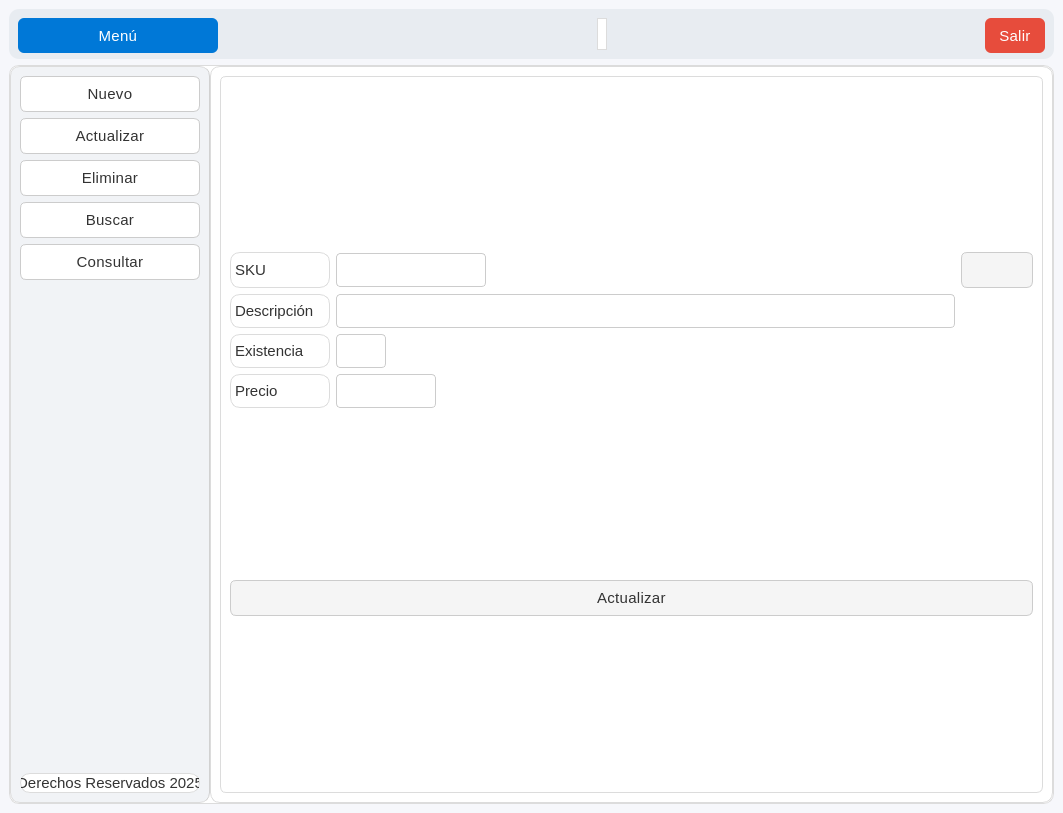
<?xml version="1.0" encoding="UTF-8"?>
<ui version="4.0">
 <class>MainWindow</class>
 <widget class="QMainWindow" name="MainWindow">
  <property name="geometry">
   <rect>
    <x>0</x>
    <y>0</y>
    <width>1063</width>
    <height>813</height>
   </rect>
  </property>
  <property name="windowTitle">
   <string>MainWindow</string>
  </property>
  <property name="styleSheet">
   <string notr="true">/* === Estilo general === */
QMainWindow {
    background-color: #f6f7fb;
    color: #333333;
    font-family: &quot;Segoe UI Variable&quot;, &quot;Roboto&quot;, &quot;Open Sans&quot;, sans-serif;
    font-size: 16px;
    font-weight: 300; /* Más delgada */
}

/* === Frames === */
QFrame {
    background-color: #ffffff;
    border-radius: 10px;
    border: 1px solid #dcdcdc;
}

/* Barra superior */
#frame_superior {
    background-color: #e8ecf1;
    border: none;
}

/* Panel lateral */
#frame_lateral {
    background-color: #f1f3f6;
    border-right: 1px solid #d1d1d1;
}

/* Área principal */
#frame_paginas {
    background-color: #ffffff;
}

/* === Botones === */
QPushButton {
    background-color: #f5f5f5;
    color: #333333;
    border: 1px solid #cccccc;
    border-radius: 6px;
    padding: 8px 14px;
    font-weight: 400;
    font-size: 15px;
    letter-spacing: 0.3px;
}

QPushButton:hover {
    background-color: #0078d7;
    color: #ffffff;
    border: 1px solid #0078d7;
}

QPushButton:pressed {
    background-color: #005a9e;
    color: #ffffff;
    border: 1px solid #005a9e;
}

/* Botón principal (Menú) */
#boton_menu {
    background-color: #0078d7;
    color: white;
    border: none;
    font-weight: 400;
}
#boton_menu:hover {
    background-color: #006cbe;
}
#boton_menu:pressed {
    background-color: #005a9e;
}

/* Botón salir */
#boton_salir {
    background-color: #e74c3c;
    color: white;
    border: none;
}
#boton_salir:hover {
    background-color: #c0392b;
}
#boton_salir:pressed {
    background-color: #a93226;
}

/* === Campos de texto === */
QLineEdit {
    background-color: #ffffff;
    color: #333333;
    border: 1px solid #cccccc;
    border-radius: 4px;
    padding: 6px 8px;
    font-size: 15px;
    font-weight: 300;
}

QLineEdit:focus {
    border: 1px solid #0078d7;
    background-color: #f9fcff;
}

/* === Labels === */
QLabel {
    color: #333333;
    font-weight: 300;
    font-size: 15px;
}

/* Label inferior o secundario */
#label {
    color: #666666;
    font-size: 13px;
    font-style: italic;
}

/* === Stacked Widget === */
QStackedWidget {
    background-color: #ffffff;
    border: 1px solid #dcdcdc;
    border-radius: 6px;
}

/* === Scrollbars === */
QScrollBar:vertical {
    border: none;
    background: #f0f0f0;
    width: 10px;
    border-radius: 4px;
}
QScrollBar::handle:vertical {
    background: #cccccc;
    min-height: 20px;
    border-radius: 4px;
}
QScrollBar::handle:vertical:hover {
    background: #0078d7;
}
QScrollBar::add-line:vertical,
QScrollBar::sub-line:vertical {
    height: 0;
}

/* === Layouts === */
QVBoxLayout, QHBoxLayout {
    spacing: 10px;
}

/* === Botones laterales === */
#boton_agregar, #boton_buscar, #boton_actualizar, #boton_eliminar, #boton_consultar {
    background-color: #ffffff;
    border: 1px solid #cccccc;
    color: #333333;
    font-weight: 400;
    font-size: 15px;
}

#boton_agregar:hover, 
#boton_buscar:hover, 
#boton_actualizar:hover, 
#boton_eliminar:hover,
#boton_consultar:hover {
    background-color: #e8f0fe;
    border: 1px solid #0078d7;
    color: #0078d7;
}

#boton_agregar:pressed, 
#boton_buscar:pressed, 
#boton_actualizar:pressed, 
#boton_eliminar:pressed ,
#boton_consultar:pressed{
    background-color: #cce0ff;
}

/* === Tooltips === */
QToolTip {
    background-color: #ffffff;
    color: #333333;
    border: 1px solid #0078d7;
    padding: 6px;
    border-radius: 4px;
    font-size: 14px;
}</string>
  </property>
  <widget class="QWidget" name="centralwidget">
   <layout class="QVBoxLayout" name="verticalLayout" stretch="1,8">
    <item>
     <widget class="QFrame" name="frame_superior">
      <property name="minimumSize">
       <size>
        <width>0</width>
        <height>50</height>
       </size>
      </property>
      <property name="maximumSize">
       <size>
        <width>16777215</width>
        <height>50</height>
       </size>
      </property>
      <property name="frameShape">
       <enum>QFrame::StyledPanel</enum>
      </property>
      <property name="frameShadow">
       <enum>QFrame::Raised</enum>
      </property>
      <layout class="QHBoxLayout" name="horizontalLayout">
       <item>
        <widget class="QPushButton" name="boton_menu">
         <property name="minimumSize">
          <size>
           <width>200</width>
           <height>35</height>
          </size>
         </property>
         <property name="text">
          <string>Menú</string>
         </property>
         <property name="icon">
          <iconset>
           <normaloff>../resources/imagenes/boton_menu.png</normaloff>../resources/imagenes/boton_menu.png</iconset>
         </property>
         <property name="iconSize">
          <size>
           <width>32</width>
           <height>32</height>
          </size>
         </property>
        </widget>
       </item>
       <item>
        <spacer name="horizontalSpacer">
         <property name="orientation">
          <enum>Qt::Horizontal</enum>
         </property>
         <property name="sizeHint" stdset="0">
          <size>
           <width>330</width>
           <height>20</height>
          </size>
         </property>
        </spacer>
       </item>
       <item>
        <widget class="QLabel" name="label">
         <property name="text">
          <string/>
         </property>
        </widget>
       </item>
       <item>
        <spacer name="horizontalSpacer_2">
         <property name="orientation">
          <enum>Qt::Horizontal</enum>
         </property>
         <property name="sizeHint" stdset="0">
          <size>
           <width>329</width>
           <height>20</height>
          </size>
         </property>
        </spacer>
       </item>
       <item>
        <widget class="QPushButton" name="boton_salir">
         <property name="minimumSize">
          <size>
           <width>0</width>
           <height>35</height>
          </size>
         </property>
         <property name="text">
          <string>Salir</string>
         </property>
         <property name="icon">
          <iconset>
           <normaloff>../resources/imagenes/salir.png</normaloff>../resources/imagenes/salir.png</iconset>
         </property>
         <property name="iconSize">
          <size>
           <width>32</width>
           <height>32</height>
          </size>
         </property>
        </widget>
       </item>
      </layout>
     </widget>
    </item>
    <item>
     <widget class="QFrame" name="frame_central">
      <property name="frameShape">
       <enum>QFrame::StyledPanel</enum>
      </property>
      <property name="frameShadow">
       <enum>QFrame::Raised</enum>
      </property>
      <layout class="QHBoxLayout" name="horizontalLayout_2">
       <property name="spacing">
        <number>0</number>
       </property>
       <property name="leftMargin">
        <number>0</number>
       </property>
       <property name="topMargin">
        <number>0</number>
       </property>
       <property name="rightMargin">
        <number>0</number>
       </property>
       <property name="bottomMargin">
        <number>0</number>
       </property>
       <item>
        <widget class="QFrame" name="frame_lateral">
         <property name="minimumSize">
          <size>
           <width>200</width>
           <height>0</height>
          </size>
         </property>
         <property name="maximumSize">
          <size>
           <width>0</width>
           <height>16777215</height>
          </size>
         </property>
         <property name="frameShape">
          <enum>QFrame::StyledPanel</enum>
         </property>
         <property name="frameShadow">
          <enum>QFrame::Raised</enum>
         </property>
         <layout class="QVBoxLayout" name="verticalLayout_2">
          <item>
           <widget class="QPushButton" name="boton_agregar">
            <property name="text">
             <string>Nuevo</string>
            </property>
            <property name="icon">
             <iconset>
              <normaloff>../resources/imagenes/boton_agregar.png</normaloff>../resources/imagenes/boton_agregar.png</iconset>
            </property>
            <property name="iconSize">
             <size>
              <width>32</width>
              <height>32</height>
             </size>
            </property>
           </widget>
          </item>
          <item>
           <widget class="QPushButton" name="boton_actualizar">
            <property name="text">
             <string>Actualizar</string>
            </property>
            <property name="icon">
             <iconset>
              <normaloff>../resources/imagenes/boton_modificar.png</normaloff>../resources/imagenes/boton_modificar.png</iconset>
            </property>
            <property name="iconSize">
             <size>
              <width>32</width>
              <height>32</height>
             </size>
            </property>
           </widget>
          </item>
          <item>
           <widget class="QPushButton" name="boton_eliminar">
            <property name="text">
             <string>Eliminar</string>
            </property>
            <property name="icon">
             <iconset>
              <normaloff>../resources/imagenes/boton_eliminar.png</normaloff>../resources/imagenes/boton_eliminar.png</iconset>
            </property>
            <property name="iconSize">
             <size>
              <width>32</width>
              <height>32</height>
             </size>
            </property>
           </widget>
          </item>
          <item>
           <widget class="QPushButton" name="boton_buscar">
            <property name="text">
             <string>Buscar</string>
            </property>
            <property name="icon">
             <iconset>
              <normaloff>../resources/imagenes/BUSCAR.png</normaloff>../resources/imagenes/BUSCAR.png</iconset>
            </property>
            <property name="iconSize">
             <size>
              <width>32</width>
              <height>32</height>
             </size>
            </property>
           </widget>
          </item>
          <item>
           <widget class="QPushButton" name="boton_consultar">
            <property name="text">
             <string>Consultar</string>
            </property>
            <property name="icon">
             <iconset>
              <normaloff>../resources/imagenes/boton_consultar.png</normaloff>../resources/imagenes/boton_consultar.png</iconset>
            </property>
            <property name="iconSize">
             <size>
              <width>32</width>
              <height>32</height>
             </size>
            </property>
           </widget>
          </item>
          <item>
           <spacer name="verticalSpacer">
            <property name="orientation">
             <enum>Qt::Vertical</enum>
            </property>
            <property name="sizeHint" stdset="0">
             <size>
              <width>20</width>
              <height>292</height>
             </size>
            </property>
           </spacer>
          </item>
          <item>
           <widget class="QLabel" name="label_mensaje">
            <property name="text">
             <string>Derechos Reservados 2025</string>
            </property>
            <property name="alignment">
             <set>Qt::AlignCenter</set>
            </property>
           </widget>
          </item>
         </layout>
        </widget>
       </item>
       <item>
        <widget class="QFrame" name="frame_paginas">
         <property name="frameShape">
          <enum>QFrame::StyledPanel</enum>
         </property>
         <property name="frameShadow">
          <enum>QFrame::Raised</enum>
         </property>
         <layout class="QVBoxLayout" name="verticalLayout_3">
          <item>
           <widget class="QStackedWidget" name="stackedWidget">
            <property name="currentIndex">
             <number>1</number>
            </property>
            <widget class="QWidget" name="page_agregar">
             <layout class="QVBoxLayout" name="verticalLayout_8">
              <item>
               <layout class="QVBoxLayout" name="verticalLayout_4">
                <item>
                 <layout class="QGridLayout" name="gridLayout">
                  <item row="0" column="0">
                   <widget class="QLabel" name="label_2">
                    <property name="minimumSize">
                     <size>
                      <width>100</width>
                      <height>0</height>
                     </size>
                    </property>
                    <property name="maximumSize">
                     <size>
                      <width>100</width>
                      <height>16777215</height>
                     </size>
                    </property>
                    <property name="text">
                     <string>SKU</string>
                    </property>
                   </widget>
                  </item>
                  <item row="0" column="1">
                   <widget class="QLineEdit" name="sku_agregar">
                    <property name="minimumSize">
                     <size>
                      <width>150</width>
                      <height>0</height>
                     </size>
                    </property>
                    <property name="maximumSize">
                     <size>
                      <width>150</width>
                      <height>16777215</height>
                     </size>
                    </property>
                   </widget>
                  </item>
                  <item row="1" column="0">
                   <widget class="QLabel" name="label_3">
                    <property name="text">
                     <string>Descripción</string>
                    </property>
                   </widget>
                  </item>
                  <item row="1" column="1">
                   <widget class="QLineEdit" name="descripcion_agregar"/>
                  </item>
                  <item row="2" column="0">
                   <widget class="QLabel" name="label_4">
                    <property name="text">
                     <string>Existencia</string>
                    </property>
                   </widget>
                  </item>
                  <item row="2" column="1">
                   <widget class="QLineEdit" name="existencia_agregar">
                    <property name="minimumSize">
                     <size>
                      <width>50</width>
                      <height>0</height>
                     </size>
                    </property>
                    <property name="maximumSize">
                     <size>
                      <width>50</width>
                      <height>16777215</height>
                     </size>
                    </property>
                   </widget>
                  </item>
                  <item row="3" column="0">
                   <widget class="QLabel" name="label_5">
                    <property name="text">
                     <string>Precio</string>
                    </property>
                   </widget>
                  </item>
                  <item row="3" column="1">
                   <widget class="QLineEdit" name="precio_agregar">
                    <property name="minimumSize">
                     <size>
                      <width>100</width>
                      <height>0</height>
                     </size>
                    </property>
                    <property name="maximumSize">
                     <size>
                      <width>100</width>
                      <height>16777215</height>
                     </size>
                    </property>
                   </widget>
                  </item>
                 </layout>
                </item>
                <item>
                 <widget class="QPushButton" name="accion_guardar">
                  <property name="text">
                   <string>Guardar</string>
                  </property>
                  <property name="icon">
                   <iconset>
                    <normaloff>../resources/imagenes/guardar.png</normaloff>../resources/imagenes/guardar.png</iconset>
                  </property>
                  <property name="iconSize">
                   <size>
                    <width>32</width>
                    <height>32</height>
                   </size>
                  </property>
                 </widget>
                </item>
               </layout>
              </item>
             </layout>
            </widget>
            <widget class="QWidget" name="page_actualizar">
             <layout class="QVBoxLayout" name="verticalLayout_5">
              <item>
               <layout class="QGridLayout" name="gridLayout_2">
                <item row="3" column="0">
                 <widget class="QLabel" name="label_9">
                  <property name="text">
                   <string>Precio</string>
                  </property>
                 </widget>
                </item>
                <item row="2" column="1">
                 <widget class="QLineEdit" name="existencia_actualizar">
                  <property name="minimumSize">
                   <size>
                    <width>50</width>
                    <height>0</height>
                   </size>
                  </property>
                  <property name="maximumSize">
                   <size>
                    <width>50</width>
                    <height>16777215</height>
                   </size>
                  </property>
                 </widget>
                </item>
                <item row="3" column="1">
                 <widget class="QLineEdit" name="precio_actualizar">
                  <property name="minimumSize">
                   <size>
                    <width>100</width>
                    <height>0</height>
                   </size>
                  </property>
                  <property name="maximumSize">
                   <size>
                    <width>100</width>
                    <height>16777215</height>
                   </size>
                  </property>
                 </widget>
                </item>
                <item row="2" column="0">
                 <widget class="QLabel" name="label_8">
                  <property name="text">
                   <string>Existencia</string>
                  </property>
                 </widget>
                </item>
                <item row="0" column="0">
                 <widget class="QLabel" name="label_6">
                  <property name="minimumSize">
                   <size>
                    <width>100</width>
                    <height>0</height>
                   </size>
                  </property>
                  <property name="maximumSize">
                   <size>
                    <width>100</width>
                    <height>16777215</height>
                   </size>
                  </property>
                  <property name="text">
                   <string>SKU</string>
                  </property>
                 </widget>
                </item>
                <item row="0" column="1">
                 <widget class="QLineEdit" name="sku_actualizar">
                  <property name="minimumSize">
                   <size>
                    <width>150</width>
                    <height>0</height>
                   </size>
                  </property>
                  <property name="maximumSize">
                   <size>
                    <width>150</width>
                    <height>16777215</height>
                   </size>
                  </property>
                 </widget>
                </item>
                <item row="1" column="1">
                 <widget class="QLineEdit" name="descripcion_actualizar"/>
                </item>
                <item row="1" column="0">
                 <widget class="QLabel" name="label_7">
                  <property name="text">
                   <string>Descripción</string>
                  </property>
                 </widget>
                </item>
                <item row="0" column="2">
                 <widget class="QPushButton" name="buscar_actualizar">
                  <property name="text">
                   <string/>
                  </property>
                  <property name="icon">
                   <iconset>
                    <normaloff>../resources/imagenes/BUSCAR.png</normaloff>../resources/imagenes/BUSCAR.png</iconset>
                  </property>
                  <property name="iconSize">
                   <size>
                    <width>32</width>
                    <height>32</height>
                   </size>
                  </property>
                 </widget>
                </item>
               </layout>
              </item>
              <item>
               <widget class="QPushButton" name="accion_actualizar">
                <property name="text">
                 <string>Actualizar</string>
                </property>
                <property name="icon">
                 <iconset>
                  <normaloff>../resources/imagenes/boton_modificar.png</normaloff>../resources/imagenes/boton_modificar.png</iconset>
                </property>
                <property name="iconSize">
                 <size>
                  <width>32</width>
                  <height>32</height>
                 </size>
                </property>
               </widget>
              </item>
             </layout>
            </widget>
            <widget class="QWidget" name="page_eliminar">
             <layout class="QVBoxLayout" name="verticalLayout_7">
              <item>
               <layout class="QVBoxLayout" name="verticalLayout_6">
                <item>
                 <layout class="QGridLayout" name="gridLayout_3">
                  <item row="3" column="0">
                   <widget class="QLabel" name="label_10">
                    <property name="text">
                     <string>Precio</string>
                    </property>
                   </widget>
                  </item>
                  <item row="2" column="1">
                   <widget class="QLineEdit" name="existencia_eliminar">
                    <property name="minimumSize">
                     <size>
                      <width>50</width>
                      <height>0</height>
                     </size>
                    </property>
                    <property name="maximumSize">
                     <size>
                      <width>50</width>
                      <height>16777215</height>
                     </size>
                    </property>
                   </widget>
                  </item>
                  <item row="3" column="1">
                   <widget class="QLineEdit" name="precio_eliminar">
                    <property name="minimumSize">
                     <size>
                      <width>100</width>
                      <height>0</height>
                     </size>
                    </property>
                    <property name="maximumSize">
                     <size>
                      <width>100</width>
                      <height>16777215</height>
                     </size>
                    </property>
                   </widget>
                  </item>
                  <item row="2" column="0">
                   <widget class="QLabel" name="label_11">
                    <property name="text">
                     <string>Existencia</string>
                    </property>
                   </widget>
                  </item>
                  <item row="0" column="0">
                   <widget class="QLabel" name="label_12">
                    <property name="minimumSize">
                     <size>
                      <width>100</width>
                      <height>0</height>
                     </size>
                    </property>
                    <property name="maximumSize">
                     <size>
                      <width>100</width>
                      <height>16777215</height>
                     </size>
                    </property>
                    <property name="text">
                     <string>SKU</string>
                    </property>
                   </widget>
                  </item>
                  <item row="0" column="1">
                   <widget class="QLineEdit" name="sku_eliminar">
                    <property name="minimumSize">
                     <size>
                      <width>150</width>
                      <height>0</height>
                     </size>
                    </property>
                    <property name="maximumSize">
                     <size>
                      <width>150</width>
                      <height>16777215</height>
                     </size>
                    </property>
                   </widget>
                  </item>
                  <item row="1" column="1">
                   <widget class="QLineEdit" name="descripcion_eliminar"/>
                  </item>
                  <item row="1" column="0">
                   <widget class="QLabel" name="label_13">
                    <property name="text">
                     <string>Descripción</string>
                    </property>
                   </widget>
                  </item>
                  <item row="0" column="2">
                   <widget class="QPushButton" name="buscar_eliminar">
                    <property name="text">
                     <string/>
                    </property>
                    <property name="icon">
                     <iconset>
                      <normaloff>../resources/imagenes/BUSCAR.png</normaloff>../resources/imagenes/BUSCAR.png</iconset>
                    </property>
                    <property name="iconSize">
                     <size>
                      <width>32</width>
                      <height>32</height>
                     </size>
                    </property>
                   </widget>
                  </item>
                 </layout>
                </item>
                <item>
                 <widget class="QPushButton" name="accion__eliminar">
                  <property name="text">
                   <string>Eliminar</string>
                  </property>
                  <property name="icon">
                   <iconset>
                    <normaloff>../resources/imagenes/boton_eliminar.png</normaloff>../resources/imagenes/boton_eliminar.png</iconset>
                  </property>
                  <property name="iconSize">
                   <size>
                    <width>32</width>
                    <height>32</height>
                   </size>
                  </property>
                 </widget>
                </item>
               </layout>
              </item>
             </layout>
            </widget>
            <widget class="QWidget" name="page_buscar">
             <layout class="QVBoxLayout" name="verticalLayout_10">
              <item>
               <layout class="QGridLayout" name="gridLayout_4">
                <item row="0" column="0">
                 <widget class="QLabel" name="label_16">
                  <property name="minimumSize">
                   <size>
                    <width>100</width>
                    <height>0</height>
                   </size>
                  </property>
                  <property name="maximumSize">
                   <size>
                    <width>100</width>
                    <height>16777215</height>
                   </size>
                  </property>
                  <property name="text">
                   <string>SKU</string>
                  </property>
                 </widget>
                </item>
                <item row="0" column="1">
                 <widget class="QLineEdit" name="sku_buscar">
                  <property name="minimumSize">
                   <size>
                    <width>150</width>
                    <height>0</height>
                   </size>
                  </property>
                  <property name="maximumSize">
                   <size>
                    <width>150</width>
                    <height>16777215</height>
                   </size>
                  </property>
                 </widget>
                </item>
                <item row="0" column="2">
                 <widget class="QPushButton" name="buscar_buscar">
                  <property name="text">
                   <string/>
                  </property>
                  <property name="icon">
                   <iconset>
                    <normaloff>../resources/imagenes/BUSCAR.png</normaloff>../resources/imagenes/BUSCAR.png</iconset>
                  </property>
                  <property name="iconSize">
                   <size>
                    <width>32</width>
                    <height>32</height>
                   </size>
                  </property>
                 </widget>
                </item>
                <item row="1" column="0">
                 <widget class="QLabel" name="label_17">
                  <property name="text">
                   <string>Descripción</string>
                  </property>
                 </widget>
                </item>
                <item row="2" column="0">
                 <widget class="QLabel" name="label_15">
                  <property name="text">
                   <string>Existencia</string>
                  </property>
                 </widget>
                </item>
                <item row="3" column="0">
                 <widget class="QLabel" name="label_14">
                  <property name="text">
                   <string>Precio</string>
                  </property>
                 </widget>
                </item>
                <item row="3" column="1">
                 <widget class="QLineEdit" name="precio_buscar">
                  <property name="minimumSize">
                   <size>
                    <width>100</width>
                    <height>0</height>
                   </size>
                  </property>
                  <property name="maximumSize">
                   <size>
                    <width>100</width>
                    <height>16777215</height>
                   </size>
                  </property>
                 </widget>
                </item>
                <item row="1" column="1">
                 <widget class="QLineEdit" name="descripcion_buscar"/>
                </item>
                <item row="2" column="1">
                 <widget class="QLineEdit" name="existencia_buscar">
                  <property name="minimumSize">
                   <size>
                    <width>50</width>
                    <height>0</height>
                   </size>
                  </property>
                  <property name="maximumSize">
                   <size>
                    <width>50</width>
                    <height>16777215</height>
                   </size>
                  </property>
                 </widget>
                </item>
               </layout>
              </item>
              <item>
               <widget class="QPushButton" name="accion_limpiar">
                <property name="text">
                 <string>Limpiar</string>
                </property>
                <property name="icon">
                 <iconset>
                  <normaloff>../resources/imagenes/limpiar.png</normaloff>../resources/imagenes/limpiar.png</iconset>
                </property>
                <property name="iconSize">
                 <size>
                  <width>32</width>
                  <height>32</height>
                 </size>
                </property>
               </widget>
              </item>
             </layout>
            </widget>
            <widget class="QWidget" name="page_consultar">
             <layout class="QVBoxLayout" name="verticalLayout_9">
              <item>
               <widget class="QPushButton" name="boton_refresh">
                <property name="text">
                 <string/>
                </property>
                <property name="icon">
                 <iconset>
                  <normaloff>../resources/imagenes/boton_refrescar.png</normaloff>../resources/imagenes/boton_refrescar.png</iconset>
                </property>
                <property name="iconSize">
                 <size>
                  <width>32</width>
                  <height>32</height>
                 </size>
                </property>
               </widget>
              </item>
              <item>
               <widget class="QTableWidget" name="tabla_consulta">
                <property name="styleSheet">
                 <string notr="true">/* === Tablas === */
QTableWidget {
    background-color: #ffffff;
    color: #333333;
    gridline-color: #e0e0e0;
    border: 1px solid #dcdcdc;
    border-radius: 6px;
    font-family: &quot;Segoe UI Variable&quot;, &quot;Roboto&quot;, &quot;Open Sans&quot;, sans-serif;
    font-size: 15px;
    font-weight: 300;
    selection-background-color: #e8f0fe; /* azul claro al seleccionar */
    selection-color: #0078d7;
    alternate-background-color: #f9fafc; /* filas alternadas */
}

/* Cabecera horizontal */
QHeaderView::section {
    background-color: #f1f3f6;
    color: #333333;
    border: 1px solid #dcdcdc;
    border-radius: 4px;
    font-weight: 400;
    font-size: 15px;
    padding: 8px;
}

/* Cabecera horizontal al pasar el cursor */
QHeaderView::section:hover {
    background-color: #e8ecf1;
}

/* Celdas */
QTableWidget::item {
    padding: 6px;
    border: none;
}

/* Celda seleccionada */
QTableWidget::item:selected {
    background-color: #e8f0fe;
    color: #0078d7;
}

/* Bordes del header alineados al contenido */
QHeaderView {
    border: none;
}

/* Barra de desplazamiento dentro de la tabla */
QTableCornerButton::section {
    background-color: #f1f3f6;
    border: 1px solid #dcdcdc;
}

/* Scrollbars coherentes dentro de tablas */
QTableWidget QScrollBar:vertical {
    border: none;
    background: #f0f0f0;
    width: 10px;
    border-radius: 4px;
}
QTableWidget QScrollBar::handle:vertical {
    background: #cccccc;
    min-height: 20px;
    border-radius: 4px;
}
QTableWidget QScrollBar::handle:vertical:hover {
    background: #0078d7;
}
QTableWidget QScrollBar::add-line:vertical,
QTableWidget QScrollBar::sub-line:vertical {
    height: 0;
}</string>
                </property>
                <column>
                 <property name="text">
                  <string>SKU</string>
                 </property>
                </column>
                <column>
                 <property name="text">
                  <string>Existencia</string>
                 </property>
                </column>
                <column>
                 <property name="text">
                  <string>Descripcion</string>
                 </property>
                </column>
                <column>
                 <property name="text">
                  <string>Precio</string>
                 </property>
                </column>
               </widget>
              </item>
             </layout>
            </widget>
           </widget>
          </item>
         </layout>
        </widget>
       </item>
      </layout>
     </widget>
    </item>
   </layout>
  </widget>
 </widget>
 <resources/>
 <connections/>
</ui>
